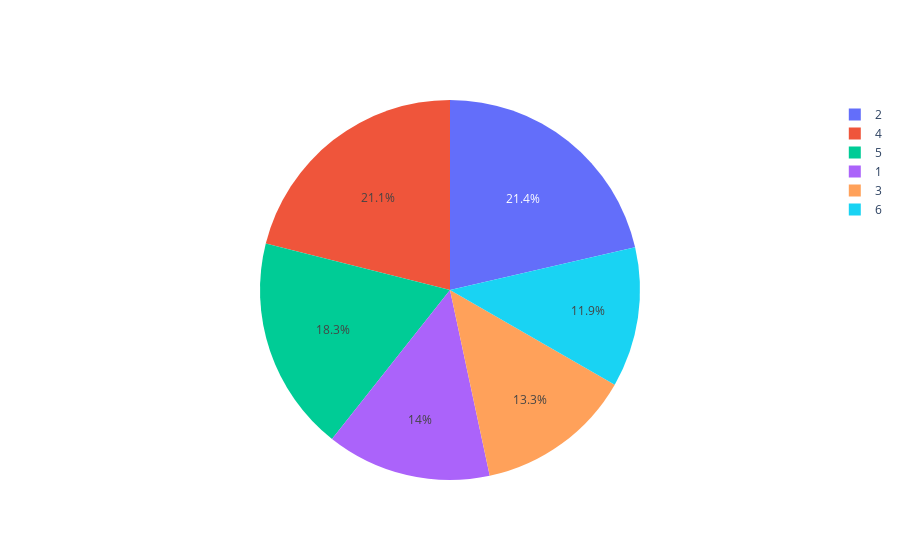

Source (notebook cell):
### Markdown cell above
## pie chart for class distribution

### Code cell
def PlotPie(df, idxFeature):

    trace=go.Pie(labels=[str(int(i)) for i in df.iloc[:, idxFeature].unique()],values=df.iloc[:, idxFeature].value_counts())
    py.iplot([trace])
    
PlotPie(y_train, 0)

### Figure 1 — Plotly figure (JSON) as saved in the notebook; plotly's stock layout.template omitted (floating-point values rounded to 4 significant figures)
{"data": [{"labels": ["2", "4", "5", "1", "3", "6"], "type": "pie", "values": [1785, 1758, 1525, 1170, 1114, 994]}], "layout": {}}
